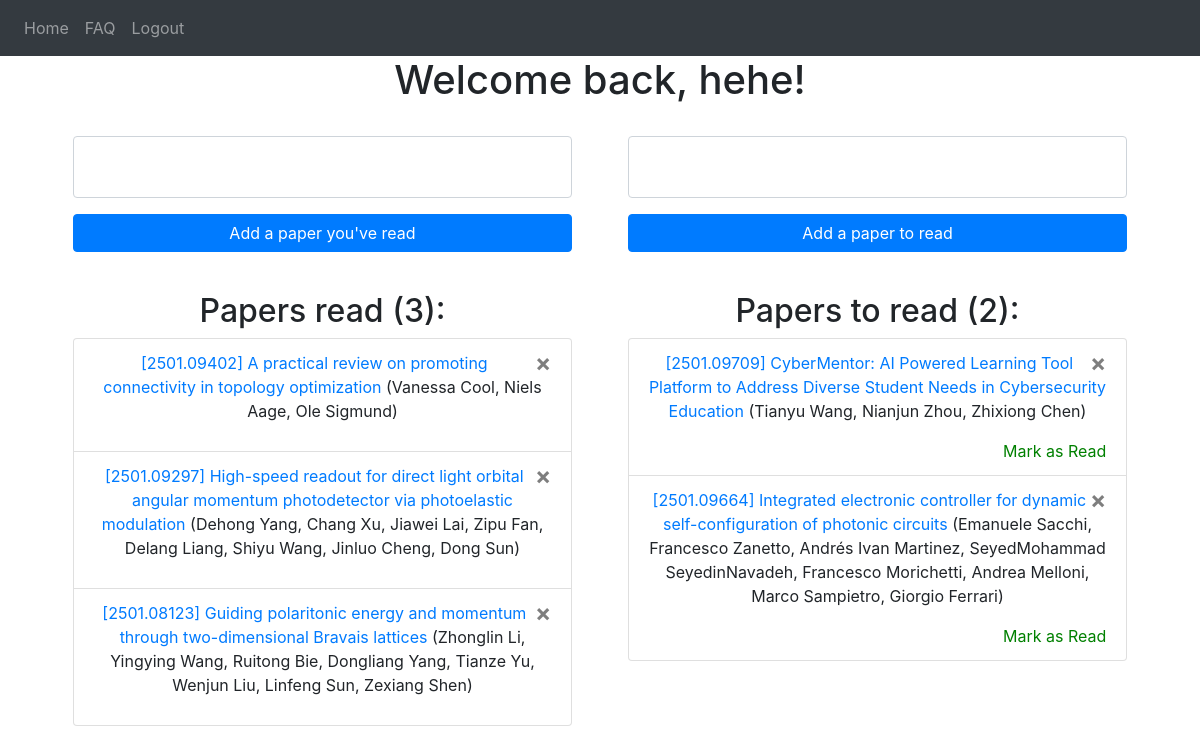
Page / (signed in) on the earlier database version.
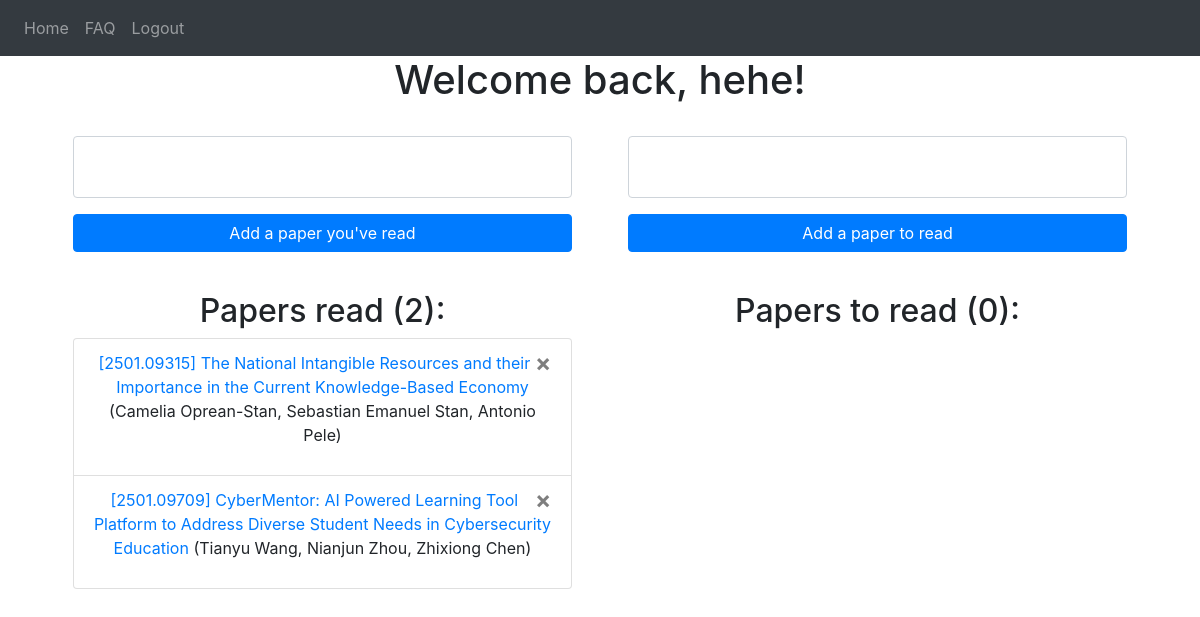
Same page on the later database version.
### website/models.py (models this page shows)
class User(db.Model, UserMixin):
    id = db.Column(db.Integer, primary_key=True)
    email = db.Column(db.String(150), unique=True)
    password = db.Column(db.String(150))
    username = db.Column(db.String(150), unique=True)
    papers_read = db.relationship('PaperRead', cascade="all, delete-orphan")
    papers_to_read = db.relationship('PaperToRead', cascade="all, delete-orphan")

class PaperRead(db.Model):
    id = db.Column(db.Integer, primary_key=True)
    title = db.Column(db.String(10000))
    authors = db.Column(db.String(10000))
    date = db.Column(db.DateTime(timezone=True), default=func.now())
    link = db.Column(db.String(10000))
    user_id = db.Column(db.Integer, db.ForeignKey('user.id'))

class PaperToRead(db.Model):
    id = db.Column(db.Integer, primary_key=True)
    title = db.Column(db.String(10000))
    authors = db.Column(db.String(10000))
    date = db.Column(db.DateTime(timezone=True), default=func.now())
    link = db.Column(db.String(10000))
    user_id = db.Column(db.Integer, db.ForeignKey('user.id'))

### website/views.py (the view, shortened to what this page needs)
@views.route('/', methods=['GET', 'POST'])
@login_required
def home():
    return render_template("home.html", user=current_user)

### website/__init__.py (called while the page is built)
def create_app():
    app = Flask(__name__)
    app.config['SECRET_KEY'] = secret_key.SECRET_KEY
    app.config['SQLALCHEMY_DATABASE_URI'] = f'sqlite:///{DB_NAME}'
    db.init_app(app)
    from .views import views
    from .auth import auth
    app.register_blueprint(views, url_prefix='/')
    app.register_blueprint(auth, url_prefix='/')
    from .models import User, PaperToRead, PaperRead
    with app.app_context():
        db.create_all()
    login_manager = LoginManager()
    login_manager.login_view = 'auth.login'
    login_manager.init_app(app)
    @login_manager.user_loader
    def load_user(id):
        return User.query.get(int(id))
    return app

### website/templates/home.html (shortened to what this page needs)
<link rel="stylesheet" href="{{ url_for('static', filename='styles.css') }}">
{% extends "base.html" %} {% block title %}Home{% endblock %} {% block content %}
<div align="center"><h1>Welcome back, {{ user.username }}!</h1></div>
<div align="center" class="container-homepage">
  <div class="container-papers">
    <form method="POST">
      <br />
      <div align="center">
        <textarea name="textfield-read" id="textfield-read" class="form-control"></textarea>
        <button type="submit" name="action" value="read" class="btn btn-primary button-papers" id="btn-add-read">Add a paper you've read</button>
      </div>
      <div align="center">
        <h2 class="papers_list">Papers read ({{ user.papers_read|length }}):</h2>
          <ul class="ul-centered">
            {% for paper_read in user.papers_read %}
              <li class="list-group-item li-papers">
                <form action="/delete-paper-read" method="POST" style="display: inline;">
                  <button type="submit" name="deletionRead" value="{{ paper_read.id }}" class="close">
                    <span aria-hidden="true">&times;</span>
                  </button>
                  <p><a href={{ paper_read.link }}>{{ paper_read.title }}</a> ({{ paper_read.authors }})</p>
                </form>
              </li>
            {% endfor %}
          </ul>
      </div>
    </form>
  </div>
  <div class="container-papers">
    <form method="POST">
      <br />
      <div align="center">
        <textarea name="textfield-to-read" id="textfield-to-read" class="form-control"></textarea>
        <button type="submit" name="action" value="to-read" class="btn btn-primary button-papers" id="btn-add-to-read">Add a paper to read</button>
      </div>
      <div align="center">
        <h2 class="papers_list">Papers to read ({{ user.papers_to_read|length }}):</h2>
          <ul class="ul-centered">
            {% for paper_to_read in user.papers_to_read %}
              <li class="list-group-item li-papers">
                <form action="/delete-paper-to-read" method="POST" style="display: inline;">
                  <button type="submit" name="deletionToRead" value="{{ paper_to_read.id }}" class="close">
                    <span aria-hidden="true">&times;</span>
                  </button>
                <p><a href={{ paper_to_read.link }}>{{ paper_to_read.title }}</a> ({{ paper_to_read.authors }})</p>
                  <div class="mark-read-container">
                    <a href="/mark-paper-as-read/{{ paper_to_read.id }}" class="mark-read-link">
                      Mark as Read
                    </a>
                  </div>
                </form>
              </li>
            {% endfor %}
          </ul>
      </div>
    </form>
  </div>
</div>
{% endblock %}

### website/templates/base.html (shortened to what this page needs)
<!DOCTYPE html>
<html>
  <head>
    <link
      rel="stylesheet"
      href="https://stackpath.bootstrapcdn.com/bootstrap/4.4.1/css/bootstrap.min.css"
    />
    <link
      rel="stylesheet"
      href="https://stackpath.bootstrapcdn.com/font-awesome/4.7.0/css/font-awesome.min.css"
    />
  </head>
  <body>
    <nav class="navbar navbar-expand-lg navbar-dark bg-dark">
      <div class="collapse navbar-collapse" id="navbar">
        <div class="navbar-nav">
          {% if user.is_authenticated %}
          <a class="nav-item nav-link" id="home" href="/">Home</a>
          <a class="nav-item nav-link" id="faq" href="/faq">FAQ</a>
          <a class="nav-item nav-link" id="logout" href="/logout">Logout</a>
          {% else %}
          <a class="nav-item nav-link" id="login" href="/login">Login</a>
          <a class="nav-item nav-link" id="signUp" href="/sign-up">Sign Up</a>
          {% endif %}
        </div>
      </div>
    </nav>
    <div class="container">{% block content %} {% endblock %}</div>
  </body>
</html>

### website/static/styles.css (style rules this page uses)
.container-homepage { display: flex; justify-content: space-around; flex-wrap: wrap; }
.li-papers { word-wrap: break-word; white-space: normal; overflow-wrap: break-word; width: 100%; justify-content: space-between; display: flex; min-height: 1%; align-items: flex-start; }
.button-papers { width: 100%; margin: 2vh 0vw 5vh 0vw; }
.container-papers { min-width: 45%; max-width: 45%; }
.papers_list { text-align: center; }
.ul-centered { list-style-type: none; padding: 0; margin: 0; }
.form-control { resize: none; }

Differences in the rows shown:
removed PaperRead: {{ paper_read.id }} 6 (drawn), title "[2501.09402] A practical review on promoting connectivity in topology optimization", authors "Vanessa Cool, Niels Aage, Ole Sigmund"
removed PaperRead: {{ paper_read.id }} 7 (drawn), title "[2501.09297] High-speed readout for direct light orbital angular momentum photodetector via photoelastic modulation", authors "Dehong Yang, Chang Xu, Jiawei Lai, Zipu Fan, Delang Liang, Shiyu Wang, Jinluo Cheng, Dong Sun"
removed PaperToRead: {{ paper_to_read.id }} 3 (drawn), title "[2501.09709] CyberMentor: AI Powered Learning Tool Platform to Address Diverse Student Needs in Cybersecurity Education", authors "Tianyu Wang, Nianjun Zhou, Zhixiong Chen"
removed PaperToRead: {{ paper_to_read.id }} 4 (drawn), title "[2501.09664] Integrated electronic controller for dynamic self-configuration of photonic circuits", authors "Emanuele Sacchi, Francesco Zanetto, Andrés Ivan Martinez, SeyedMohammad SeyedinNavadeh, Francesco Morichetti, Andrea Melloni, Marco Sampietro, Giorgio Ferrari"
changed PaperRead: title "[2501.08123] Guiding polaritonic energy and momentum through two-dimensional Bravais lattices" → "[2501.09315] The National Intangible Resources and their Importance in the Current Knowledge-Based Economy"; authors "Zhonglin Li, Yingying Wang, Ruitong Bie, Dongliang Yang, Tianze Yu, Wenjun Liu, Linfeng Sun, Zexiang Shen" → "Camelia Oprean-Stan, Sebastian Emanuel Stan, Antonio Pele"
added PaperRead: {{ paper_read.id }} 9 (drawn), title "[2501.09709] CyberMentor: AI Powered Learning Tool Platform to Address Diverse Student Needs in Cybersecurity Education", authors "Tianyu Wang, Nianjun Zhou, Zhixiong Chen"
Other differences:
{{ user.papers_read|length }}: "3" → "2"
{{ user.papers_to_read|length }}: "2" → "0"
